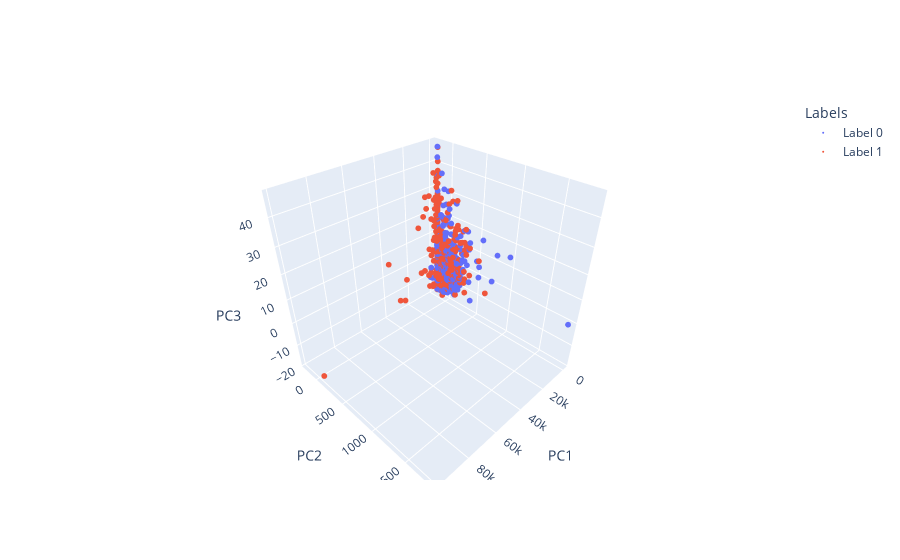

Here is the notebook cell this chart was saved with:
### Code cell
import plotly.express as px
import plotly.graph_objects as go
import numpy as np

# Assuming embed and y are your data arrays
# embed is a 2D numpy array with shape (n_samples, 3)
# y is a 1D numpy array with shape (n_samples,)

# Define unique labels
unique_labels = np.unique(y)

# Define colors for each label
colors = px.colors.qualitative.Plotly[:len(unique_labels)]

# Create a scatter plot for each label
fig = go.Figure()

for label, color in zip(unique_labels, colors):
    indices = y == label
    fig.add_trace(go.Scatter3d(
        x=embed[indices, 0],
        y=embed[indices, 1],
        z=embed[indices, 2],
        mode='markers',
        marker=dict(size=2, color=color),
        name=f'Label {label}'
    ))

# Update axis labels
fig.update_layout(
    scene=dict(
        xaxis_title='PC1',
        yaxis_title='PC2',
        zaxis_title='PC3'
    ),
    legend_title='Labels'
)

# Show plot
fig.show()

### Figure 1 — Plotly figure (JSON) as saved in the notebook; plotly's stock layout.template omitted (floating-point values rounded to 4 significant figures; data arrays with more than 128 entries replaced by an {"elided": "..."} marker saying what was removed)
{"data": [{"marker": {"color": "#636EFA", "size": 2}, "mode": "markers", "name": "Label 0", "type": "scatter3d", "x": {"elided": "383 float values"}, "y": {"elided": "383 float values"}, "z": {"elided": "383 float values"}}, {"marker": {"color": "#EF553B", "size": 2}, "mode": "markers", "name": "Label 1", "type": "scatter3d", "x": {"elided": "307 float values"}, "y": {"elided": "307 float values"}, "z": {"elided": "307 float values"}}], "layout": {"legend": {"title": {"text": "Labels"}}, "scene": {"xaxis": {"title": {"text": "PC1"}}, "yaxis": {"title": {"text": "PC2"}}, "zaxis": {"title": {"text": "PC3"}}}}}
